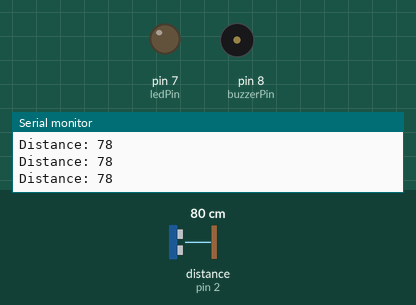
Simulated run of this sketch. Board: Arduino Uno, built with avr-gcc and run on an emulated ATmega328P. Shown: output pins drawn as LEDs (lit = HIGH), buzzer (waves = sounding), the last lines printed to the serial monitor. Wiring (inferred from the names in the program): ultrasonic range finder: trigger pin 3; echo pin 2. The test bench sets the inputs (shaded band); at power-on: distance to the obstacle (sensor on pin 2) 80 cm. The echo pulse lasts 58.3 µs per cm; pins used as bus, display or sensor lines are not drawn.

Above: at 1.2 s.
1.3 s: distance to the obstacle (sensor on pin 2) set to 8 cm
2.8 s: distance to the obstacle (sensor on pin 2) set to 5 cm
At 3.8 s:
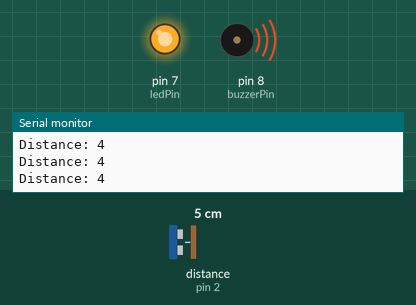
4.3 s: distance to the obstacle (sensor on pin 2) set to 35 cm
At 5.9 s:
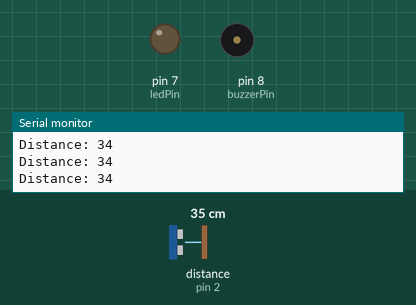
7.3 s: distance to the obstacle (sensor on pin 2) set to 2 cm
At 7.9 s:
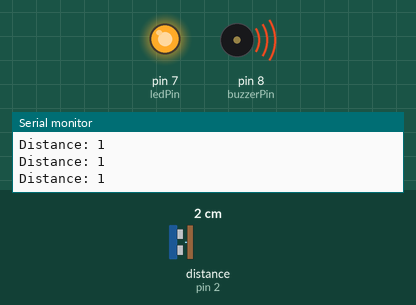
8.9 s: distance to the obstacle (sensor on pin 2) set to 9 cm
At 9.6 s:
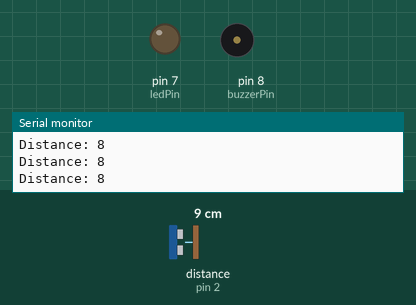
Timing chart, 0 to 11.8 s (numbered marks = the images above; inputs shaded):
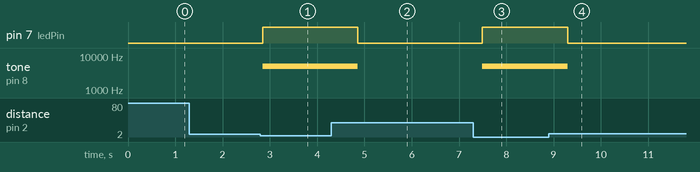

The sketch:

automated-wastebin.ino
```cpp
// Define pins for the ultrasonic sensor, LED, and buzzer
const int trigPin = 3;
const int echoPin = 2;
const int ledPin = 7;
const int buzzerPin = 8;

// Variables to store distance and duration
long duration;
int distance;
unsigned long lastDetectionTime = 0;  // Store the last time an object was detected
bool objectDetected = false;          // To track if an object is currently detected

void setup() {
  pinMode(trigPin, OUTPUT);   // Set the trigger pin as output
  pinMode(echoPin, INPUT);    // Set the echo pin as input
  pinMode(ledPin, OUTPUT);    // Set the LED pin as output
  pinMode(buzzerPin, OUTPUT); // Set the buzzer pin as output
  Serial.begin(9600);         // Start the serial communication
}

void loop() {
  // Send a pulse to trigger the sensor
  digitalWrite(trigPin, LOW);
  delayMicroseconds(2);
  digitalWrite(trigPin, HIGH);
  delayMicroseconds(10);
  digitalWrite(trigPin, LOW);

  // Read the echo pin and calculate the distance
  duration = pulseIn(echoPin, HIGH);
  distance = duration * 0.034 / 2;  // Convert to cm

  // If an object is within range (10 cm), turn on the LED and the buzzer, reset the timer
  if (distance <= 5) {
    digitalWrite(ledPin, HIGH);    // Turn on the LED
    tone(buzzerPin, 5000);         // Turn on the buzzer with a 1000Hz tone
    objectDetected = true;         // Mark object as detected
    lastDetectionTime = millis();  // Reset the timer
  } else {
    // If the object is out of range, check if the LED and buzzer should turn off after 3 seconds
    if (objectDetected && millis() - lastDetectionTime >= 500) {  // 3 seconds delay
      digitalWrite(ledPin, LOW);   // Turn off the LED
      noTone(buzzerPin);           // Turn off the buzzer
      objectDetected = false;      // Mark object as not detected
    }
  }

  // Print the distance
  Serial.print("Distance: ");
  Serial.println(distance);

  delay(200);  // Small delay
}
```

Measured:
- the behaviour switches between 7 and 6 cm on distance to the obstacle (sensor on pin 2) (found by bisection; images 0 and 1)
- after the input at 2.8 s, pin 7 (ledPin): LOW → HIGH after 0.05 s; tone on pin 8 (buzzerPin): silent → 5000 Hz after 0.05 s
- after the input at 4.3 s, pin 7 (ledPin): HIGH → LOW after 0.56 s; tone on pin 8 (buzzerPin): 5000 Hz → silent after 0.56 s
- after the input at 7.3 s, pin 7 (ledPin): LOW → HIGH after 0.20 s; tone on pin 8 (buzzerPin): silent → 5000 Hz after 0.20 s
- after the input at 8.9 s, pin 7 (ledPin): HIGH → LOW after 0.40 s; tone on pin 8 (buzzerPin): 5000 Hz → silent after 0.40 s
